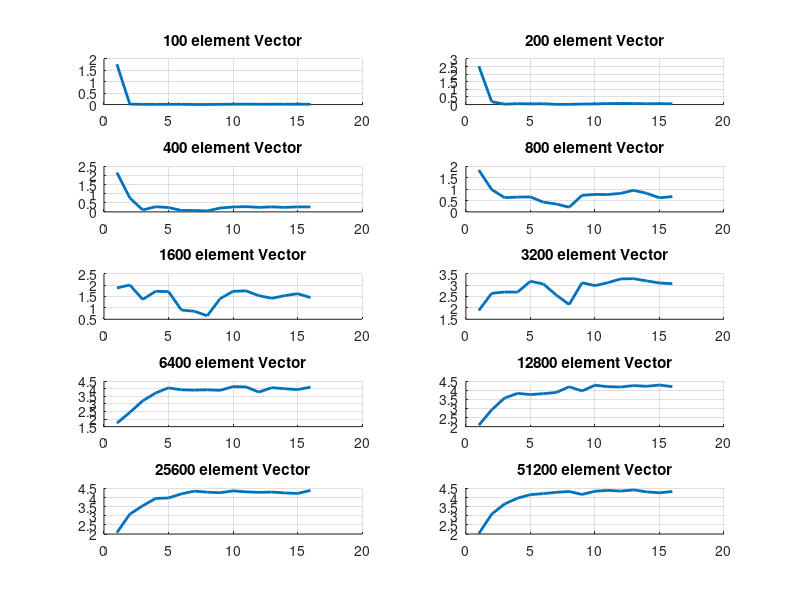

Write MATLAB code to recreate this figure. (Note: this script raises an error after producing the figure.)
clear all;
close all;

fig = figure;
matrix_sizes = [100, 200, 400, 800, 1600, 3200, 6400, 12800, 25600, 51200];
% matrix_sizes = [1000000, 2000000, 3000000, 4000000];

parallel_timings = [0.000006280  0.000616310  0.001125730  0.001306470  0.001053880  0.000870780  0.002974720  0.003438960  0.001014990  0.000717970  0.000635770  0.000733000  0.000728450  0.000674240  0.000737340  0.000799720 
0.000017740  0.000238510  0.001843050  0.000750380  0.001034610  0.000842710  0.002925680  0.003080690  0.001304000  0.001018910  0.000702300  0.000604800  0.000679190  0.000842960  0.000776220  0.000885610 
0.000104780  0.000294470  0.002131110  0.000794250  0.000935200  0.002875610  0.002861450  0.004203480  0.001066730  0.000837550  0.000783750  0.000905730  0.000817980  0.000904400  0.000820780  0.000825670 
0.000470000  0.000880690  0.001377490  0.001326320  0.001308520  0.002017270  0.002476120  0.004220340  0.001184410  0.001122920  0.001130480  0.001057240  0.000909110  0.001054320  0.001391670  0.001282020 
0.001796890  0.001679020  0.002457870  0.001948160  0.001962490  0.003724350  0.003948080  0.005142010  0.002396970  0.001949470  0.001927140  0.002192660  0.002369690  0.002190840  0.002074030  0.002317240 
0.007430420  0.005315240  0.005202240  0.005213490  0.004428880  0.004602300  0.005473650  0.006536710  0.004519100  0.004714700  0.004515840  0.004289450  0.004276190  0.004406470  0.004536450  0.004583120 
0.031109620  0.022060040  0.016796910  0.014463160  0.013253540  0.013698770  0.013763700  0.013695300  0.013813010  0.012998240  0.013052300  0.014238300  0.013216670  0.013442910  0.013646580  0.013105860 
0.099189030  0.070543460  0.057756660  0.053912620  0.054895720  0.054125440  0.053241920  0.049255700  0.052124170  0.048279030  0.049199710  0.049398890  0.048511960  0.048948950  0.048170890  0.049214540 
0.385745280  0.259384790  0.225637360  0.202674270  0.201343870  0.190578800  0.184059690  0.186451430  0.187880770  0.183411940  0.185704230  0.186937740  0.186203350  0.188312800  0.189662480  0.182359290 
1.589026340  1.037889060  0.879397300  0.808926820  0.771178190  0.760980970  0.748503120  0.740351580  0.769645990  0.738154630  0.730147040  0.736801640  0.726110410  0.743994260  0.753183380  0.740227160]

T = [1: 16];

sequential_averages = [
0.000011110 
0.000044720 
0.000226360 
0.000862590 
0.003367710 
0.014032060 
0.053731390 
0.206258640 
0.801010900 
3.208655310  
]
for i = 1:size(parallel_timings, 1)
    subplot(5,2,i); 
    hold on;
    grid on;
%     xlim([1 16]);
%     ylim([0 6]);
    plot(T, parallel_timings(i,:).^-1 * sequential_averages(i), 'LineWidth', 2);
    title(sprintf('%d element Vector',matrix_sizes(i)));
end

handle=axes(fig,'visible','off'); 
handle.XLabel.Visible='on';
handle.YLabel.Visible='on';
handle.Title.Visible='on';
ylabel(handle,'Speedup');
xlabel(handle,'Number of threads');
title(handle,'Speedup of parallelising dot product');
handle.Title.Position(2) = 1.05
grid on;

tic
VEC_SIZE = 500000000;
dot(rand(1,VEC_SIZE), rand(1,VEC_SIZE));
    toc